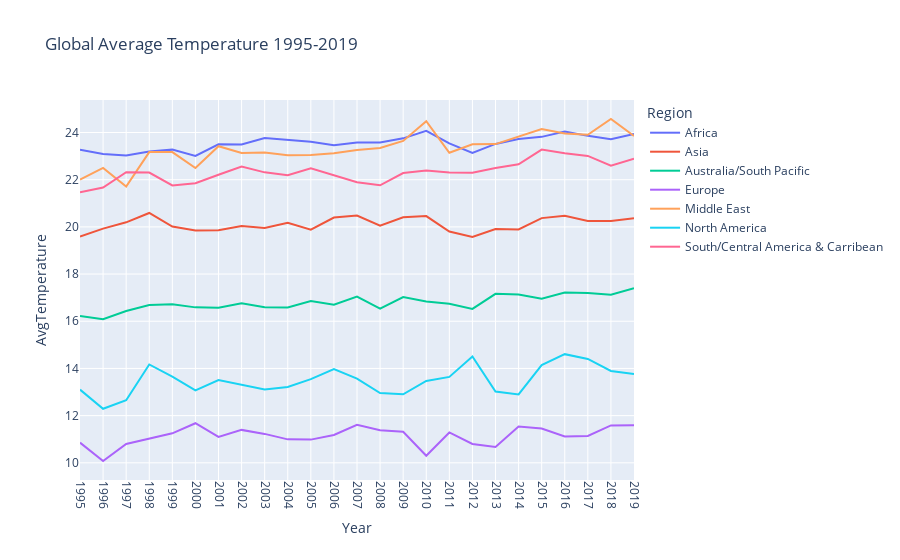

Write notebook code for a chart like this one.
### Code cell
fig1 = px.line(data_regions, x = "Year", y = "AvgTemperature", color = "Region", title = "Global Average Temperature 1995-2019")
fig1.update_xaxes(dtick = "Year", tickangle = 90)
fig1.show()

### Figure 1 — Plotly figure (JSON) as saved in the notebook; plotly's stock layout.template omitted (floating-point values rounded to 4 significant figures)
{"data": [{"hovertemplate": "Region=Africa<br>Year=%{x}<br>AvgTemperature=%{y}<extra></extra>", "legendgroup": "Africa", "line": {"color": "#636efa", "dash": "solid"}, "marker": {"symbol": "circle"}, "mode": "lines", "name": "Africa", "orientation": "v", "showlegend": true, "type": "scatter", "x": [1995, 1996, 1997, 1998, 1999, 2000, 2001, 2002, 2003, 2004, 2005, 2006, 2007, 2008, 2009, 2010, 2011, 2012, 2013, 2014, 2015, 2016, 2017, 2018, 2019], "xaxis": "x", "y": [23.27, 23.09, 23.02, 23.19, 23.27, 23.01, 23.5, 23.49, 23.77, 23.69, 23.61, 23.46, 23.57, 23.58, 23.75, 24.07, 23.54, 23.13, 23.52, 23.72, 23.82, 24.05, 23.86, 23.71, 23.94], "yaxis": "y"}, {"hovertemplate": "Region=Asia<br>Year=%{x}<br>AvgTemperature=%{y}<extra></extra>", "legendgroup": "Asia", "line": {"color": "#EF553B", "dash": "solid"}, "marker": {"symbol": "circle"}, "mode": "lines", "name": "Asia", "orientation": "v", "showlegend": true, "type": "scatter", "x": [1995, 1996, 1997, 1998, 1999, 2000, 2001, 2002, 2003, 2004, 2005, 2006, 2007, 2008, 2009, 2010, 2011, 2012, 2013, 2014, 2015, 2016, 2017, 2018, 2019], "xaxis": "x", "y": [19.59, 19.93, 20.19, 20.59, 20.02, 19.84, 19.85, 20.03, 19.95, 20.17, 19.88, 20.39, 20.48, 20.05, 20.4, 20.46, 19.81, 19.58, 19.91, 19.89, 20.37, 20.48, 20.25, 20.25, 20.37], "yaxis": "y"}, {"hovertemplate": "Region=Australia/South Pacific<br>Year=%{x}<br>AvgTemperature=%{y}<extra></extra>", "legendgroup": "Australia/South Pacific", "line": {"color": "#00cc96", "dash": "solid"}, "marker": {"symbol": "circle"}, "mode": "lines", "name": "Australia/South Pacific", "orientation": "v", "showlegend": true, "type": "scatter", "x": [1995, 1996, 1997, 1998, 1999, 2000, 2001, 2002, 2003, 2004, 2005, 2006, 2007, 2008, 2009, 2010, 2011, 2012, 2013, 2014, 2015, 2016, 2017, 2018, 2019], "xaxis": "x", "y": [16.22, 16.09, 16.43, 16.68, 16.72, 16.59, 16.57, 16.76, 16.6, 16.59, 16.86, 16.7, 17.04, 16.53, 17.03, 16.83, 16.74, 16.52, 17.16, 17.14, 16.95, 17.21, 17.2, 17.12, 17.4], "yaxis": "y"}, {"hovertemplate": "Region=Europe<br>Year=%{x}<br>AvgTemperature=%{y}<extra></extra>", "legendgroup": "Europe", "line": {"color": "#ab63fa", "dash": "solid"}, "marker": {"symbol": "circle"}, "mode": "lines", "name": "Europe", "orientation": "v", "showlegend": true, "type": "scatter", "x": [1995, 1996, 1997, 1998, 1999, 2000, 2001, 2002, 2003, 2004, 2005, 2006, 2007, 2008, 2009, 2010, 2011, 2012, 2013, 2014, 2015, 2016, 2017, 2018, 2019], "xaxis": "x", "y": [10.86, 10.08, 10.8, 11.04, 11.25, 11.68, 11.1, 11.4, 11.23, 10.99, 10.98, 11.18, 11.61, 11.38, 11.32, 10.3, 11.29, 10.8, 10.67, 11.54, 11.45, 11.12, 11.14, 11.58, 11.59], "yaxis": "y"}, {"hovertemplate": "Region=Middle East<br>Year=%{x}<br>AvgTemperature=%{y}<extra></extra>", "legendgroup": "Middle East", "line": {"color": "#FFA15A", "dash": "solid"}, "marker": {"symbol": "circle"}, "mode": "lines", "name": "Middle East", "orientation": "v", "showlegend": true, "type": "scatter", "x": [1995, 1996, 1997, 1998, 1999, 2000, 2001, 2002, 2003, 2004, 2005, 2006, 2007, 2008, 2009, 2010, 2011, 2012, 2013, 2014, 2015, 2016, 2017, 2018, 2019], "xaxis": "x", "y": [22.01, 22.5, 21.71, 23.17, 23.17, 22.5, 23.42, 23.13, 23.15, 23.04, 23.05, 23.12, 23.26, 23.34, 23.64, 24.48, 23.14, 23.5, 23.51, 23.82, 24.15, 23.95, 23.9, 24.57, 23.85], "yaxis": "y"}, {"hovertemplate": "Region=North America<br>Year=%{x}<br>AvgTemperature=%{y}<extra></extra>", "legendgroup": "North America", "line": {"color": "#19d3f3", "dash": "solid"}, "marker": {"symbol": "circle"}, "mode": "lines", "name": "North America", "orientation": "v", "showlegend": true, "type": "scatter", "x": [1995, 1996, 1997, 1998, 1999, 2000, 2001, 2002, 2003, 2004, 2005, 2006, 2007, 2008, 2009, 2010, 2011, 2012, 2013, 2014, 2015, 2016, 2017, 2018, 2019], "xaxis": "x", "y": [13.1, 12.29, 12.65, 14.17, 13.66, 13.07, 13.51, 13.31, 13.11, 13.21, 13.55, 13.97, 13.57, 12.96, 12.9, 13.47, 13.64, 14.51, 13.02, 12.9, 14.14, 14.61, 14.4, 13.89, 13.77], "yaxis": "y"}, {"hovertemplate": "Region=South/Central America & Carribean<br>Year=%{x}<br>AvgTemperature=%{y}<extra></extra>", "legendgroup": "South/Central America & Carribean", "line": {"color": "#FF6692", "dash": "solid"}, "marker": {"symbol": "circle"}, "mode": "lines", "name": "South/Central America & Carribean", "orientation": "v", "showlegend": true, "type": "scatter", "x": [1995, 1996, 1997, 1998, 1999, 2000, 2001, 2002, 2003, 2004, 2005, 2006, 2007, 2008, 2009, 2010, 2011, 2012, 2013, 2014, 2015, 2016, 2017, 2018, 2019], "xaxis": "x", "y": [21.47, 21.67, 22.32, 22.3, 21.76, 21.85, 22.21, 22.56, 22.31, 22.19, 22.49, 22.18, 21.89, 21.76, 22.28, 22.39, 22.31, 22.29, 22.5, 22.66, 23.27, 23.12, 23.01, 22.6, 22.89], "yaxis": "y"}], "layout": {"legend": {"title": {"text": "Region"}, "tracegroupgap": 0}, "title": {"text": "Global Average Temperature 1995-2019"}, "xaxis": {"anchor": "y", "domain": [0, 1], "dtick": "Year", "tickangle": 90, "title": {"text": "Year"}}, "yaxis": {"anchor": "x", "domain": [0, 1], "title": {"text": "AvgTemperature"}}}}
